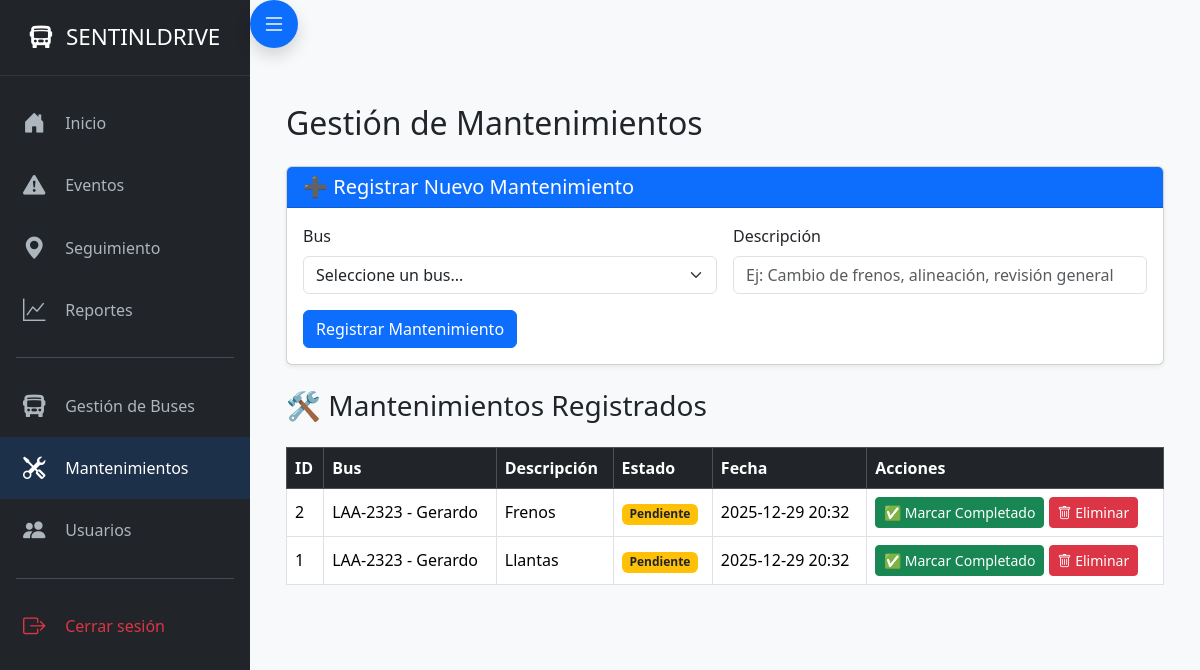
Before: /maintenance (signed in) with the older database file.
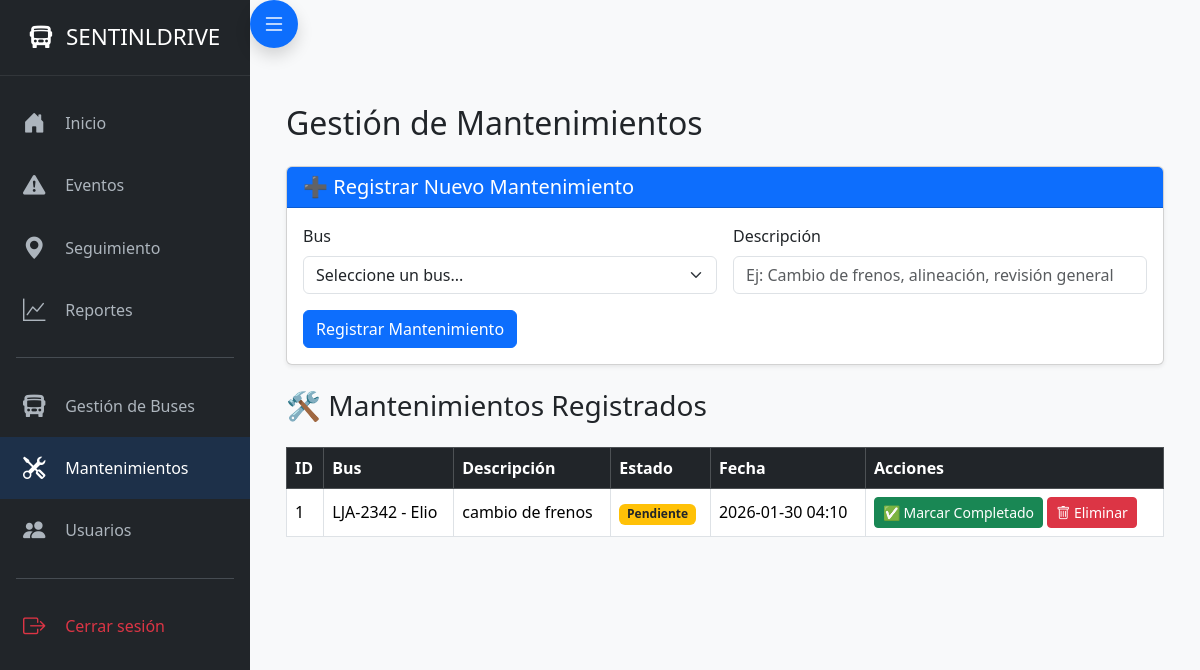
After: the same page with the newer database file.
### app/models/maintenance.py (models this page shows)
class Maintenance(db.Model):
    __tablename__ = 'maintenance'
    id = db.Column(db.Integer, primary_key=True)
    bus_id = db.Column(db.Integer, db.ForeignKey('bus.id'), nullable=False)
    description = db.Column(db.String(200), nullable=False)
    date = db.Column(db.DateTime, default=datetime.utcnow, nullable=False)
    status = db.Column(db.String(20), default="Pendiente")

### app/models/bus.py (models this page shows)
class Bus(db.Model):
    __tablename__ = 'bus'
    id = db.Column(db.Integer, primary_key=True)
    plate = db.Column(db.String(20), nullable=False, unique=True)
    driver = db.Column(db.String(50))
    status = db.Column(db.String(20), default="Activo")
    events = db.relationship(
        'Event',
        backref='bus',  # ← Solo aquí se define el backref
        lazy=True,
        cascade='all, delete-orphan'
    )
    locations = db.relationship(
        'Location',
        backref='bus',
        lazy=True,
        cascade='all, delete-orphan'
    )
    maintenances = db.relationship(
        'Maintenance',
        backref='bus',
        lazy=True,
        cascade='all, delete-orphan'
    )

### app/routes/maintenance.py (the view, shortened to what this page needs)
@maintenance_bp.route("/maintenance", methods=["GET", "POST"])
@require_admin
def maintenance():
    maintenances = Maintenance.query.order_by(Maintenance.date.desc()).all()
    buses = Bus.query.all()
    return render_template("maintenance.html", maintenances=maintenances, buses=buses)

### app/templates/maintenance.html (shortened to what this page needs)
{% extends "base.html" %}
{% block content %}
<div class="container mt-4">
    <h2 class="mb-4">Gestión de Mantenimientos</h2>
    {% if session.get('role')|lower == 'admin' %}
    <div class="card mb-4 shadow-sm">
        <div class="card-header bg-primary text-white">
            <h5 class="mb-0">➕ Registrar Nuevo Mantenimiento</h5>
        </div>
        <div class="card-body">
            <form method="POST" action="{{ url_for('maintenance.maintenance') }}">
                <div class="row g-3">
                    <div class="col-md-6">
                        <label for="bus_id" class="form-label">Bus</label>
                        <select class="form-select" id="bus_id" name="bus_id" required>
                            <option value="">Seleccione un bus...</option>
                        </select>
                    </div>
                    <div class="col-md-6">
                        <label for="description" class="form-label">Descripción</label>
                        <input type="text" class="form-control" id="description" name="description"
                               placeholder="Ej: Cambio de frenos, alineación, revisión general" required>
                    </div>
                    <div class="col-12">
                        <button type="submit" class="btn btn-primary">Registrar Mantenimiento</button>
                    </div>
                </div>
            </form>
        </div>
    </div>
    {% endif %}
    <h3 class="mb-4">🛠 Mantenimientos Registrados</h3>
    {% if maintenances|length == 0 %}
    <div class="alert alert-info">
        No hay mantenimientos registrados aún.
    </div>
    {% else %}
    <div class="table-responsive">
        <table class="table table-bordered table-hover align-middle">
            <thead class="table-dark">
                <tr>
                    <th>ID</th>
                    <th>Bus</th>
                    <th>Descripción</th>
                    <th>Estado</th>
                    <th>Fecha</th>
                    <th>Acciones</th>
                </tr>
            </thead>
            <tbody>
                {% for m in maintenances %}
                <tr>
                    <td>{{ m.id }}</td>
                    <td>{{ m.bus.plate }} - {{ m.bus.driver or 'Sin conductor' }}</td>
                    <td>{{ m.description }}</td>
                    <td>
                        <span class="badge {% if m.status == 'Pendiente' %}bg-warning text-dark{% else %}bg-success{% endif %}">
                            {{ m.status }}
                        </span>
                    </td>
                    <td>{{ m.date.strftime("%Y-%m-%d %H:%M") }}</td>
                    <td>
                        {% if session.get('role')|lower == 'admin' %}
                        <form action="{{ url_for('maintenance.toggle_maintenance', m_id=m.id) }}"
                              method="POST" style="display:inline;">
                            <button type="submit" class="btn btn-sm {% if m.status == 'Pendiente' %}btn-success{% else %}btn-warning{% endif %}">
                                {% if m.status == 'Pendiente' %}✅ Marcar Completado{% else %}↩️ Marcar Pendiente{% endif %}
                            </button>
                        </form>
                        <form action="{{ url_for('maintenance.delete_maintenance', m_id=m.id) }}"
                              method="POST" style="display:inline;"
                              onsubmit="return confirm('¿Eliminar mantenimiento ID {{ m.id }} del bus {{ m.bus.plate }}?');">
                            <button type="submit" class="btn btn-danger btn-sm">
                                <i class="bi bi-trash"></i> Eliminar
                            </button>
                        </form>
                        {% else %}
                        <span class="text-muted">Solo lectura</span>
                        {% endif %}
                    </td>
                </tr>
                {% endfor %}
            </tbody>
        </table>
    </div>
    {% endif %}
</div>
{% endblock %}

### app/templates/base.html (shortened to what this page needs)
<!DOCTYPE html>
<html lang="es">
<head>
    <link href="https://cdn.jsdelivr.net/npm/bootstrap@5.3.3/dist/css/bootstrap.min.css"
          rel="stylesheet"
>
    <link rel="stylesheet" href="https://cdn.jsdelivr.net/npm/bootstrap-icons@1.11.3/font/bootstrap-icons.min.css">
</head>
<body class="no-transition">
<nav class="sidebar" id="sidebar">
    <div class="sidebar-header">
        <h4>
            <i class="bi bi-bus-front-fill me-2"></i>
            <span class="sidebar-text">SENTINLDRIVE</span>
        </h4>
    </div>
    <ul class="nav flex-column mt-3">
        <li class="nav-item">
            <a href="{{ url_for('dashboard.dashboard') }}" class="nav-link {% if request.endpoint == 'dashboard.dashboard' %}active{% endif %}">
                <i class="bi bi-house-door-fill"></i>
                <span class="sidebar-text">Inicio</span>
            </a>
        </li>
        <li class="nav-item">
            <a href="{{ url_for('events.events') }}" class="nav-link {% if 'events' in request.endpoint %}active{% endif %}">
                <i class="bi bi-exclamation-triangle-fill"></i>
                <span class="sidebar-text">Eventos</span>
            </a>
        </li>
        <li class="nav-item">
            <a href="{{ url_for('tracking.tracking') }}" class="nav-link {% if 'tracking' in request.endpoint %}active{% endif %}">
                <i class="bi bi-geo-alt-fill"></i>
                <span class="sidebar-text">Seguimiento</span>
            </a>
        </li>
        <li class="nav-item">
            <a href="{{ url_for('reports.reports') }}" class="nav-link {% if 'reports' in request.endpoint %}active{% endif %}">
                <i class="bi bi-graph-up"></i>
                <span class="sidebar-text">Reportes</span>
            </a>
        </li>
        {% if session.get('role')|lower == 'admin' %}
        <hr class="text-secondary my-3 mx-3 opacity-50">
        <li class="nav-item">
            <a href="{{ url_for('buses.buses') }}" class="nav-link {% if 'buses' in request.endpoint %}active{% endif %}">
                <i class="bi bi-bus-front-fill"></i>
                <span class="sidebar-text">Gestión de Buses</span>
            </a>
        </li>
        <li class="nav-item">
            <a href="{{ url_for('maintenance.maintenance') }}" class="nav-link {% if 'maintenance' in request.endpoint %}active{% endif %}">
                <i class="bi bi-tools"></i>
                <span class="sidebar-text">Mantenimientos</span>
            </a>
        </li>
        <li class="nav-item">
            <a href="{{ url_for('users.users') }}" class="nav-link {% if 'users' in request.endpoint %}active{% endif %}">
                <i class="bi bi-people-fill"></i>
                <span class="sidebar-text">Usuarios</span>
            </a>
        </li>
        {% endif %}
        <hr class="text-secondary my-3 mx-3 opacity-50">
        <li class="nav-item">
            <a href="{{ url_for('auth.logout') }}" class="nav-link text-danger">
                <i class="bi bi-box-arrow-right"></i>
                <span class="sidebar-text">Cerrar sesión</span>
            </a>
        </li>
    </ul>
</nav>
<button class="btn btn-primary sidebar-toggle shadow" id="sidebarToggle">
    <i class="bi bi-list"></i>
</button>
<main class="main-content" id="mainContent">
    {% block content %}{% endblock %}
</main>
</body>
</html>

### app/templates/base.html (style rules this page uses)
:root { --sidebar-width: 250px; --sidebar-collapsed-width: 70px; --primary: #0d6efd; --sidebar-bg: #212529; --sidebar-text: #adb5bd; --transition: 0.3s ease; }
body { min-height: 100vh; background-color: #f8f9fa; margin: 0; padding: 0; overflow-x: hidden; }
.sidebar { position: fixed; top: 0; left: 0; height: 100%; width: var(--sidebar-width); background-color: var(--sidebar-bg); color: var(--sidebar-text); transition: width var(--transition); z-index: 1050; overflow-y: auto; overflow-x: hidden; }
.sidebar-header { padding: 1.5rem 1rem; border-bottom: 1px solid rgba(255,255,255,0.08); text-align: center; }
.sidebar-header h4 { color: white; margin: 0; font-size: 1.4rem; }
.nav-link { color: var(--sidebar-text); padding: 0.9rem 1.2rem; display: flex; align-items: center; transition: all var(--transition); text-decoration: none; white-space: nowrap; }
.nav-link:hover, .nav-link.active { background-color: rgba(13,110,253,0.15); color: white; }
.nav-link i { font-size: 1.4rem; margin-right: 1rem; width: 30px; text-align: center; flex-shrink: 0; }
.sidebar-toggle { position: fixed; top: env(safe-area-inset-top, 1rem); left: var(--sidebar-width); z-index: 1100; transition: left var(--transition); width: 48px; height: 48px; border-radius: 50%; display: flex; align-items: center; justify-content: center; font-size: 1.5rem; background-color: var(--primary); color: white; border: none; box-shadow: 0 4px 12px rgba(0,0,0,0.3); cursor: pointer; }
.main-content { margin-left: var(--sidebar-width); transition: margin-left var(--transition); padding: 5rem 1.5rem 2rem; min-height: 100vh; box-sizing: border-box; }

Changed rows visible on the page:
removed Maintenance: id "2", bus.plate "LAA-2323", bus "Gerardo", description "Frenos", status "Pendiente", date "2025-12-29 20:32", shows "✅ Marcar Completado"
changed Maintenance "Pendiente": bus.plate "LAA-2323" → "LJA-2342"; bus "Gerardo" → "Elio"; description "Llantas" → "cambio de frenos"; date "2025-12-29 20:32" → "2026-01-30 04:10"
